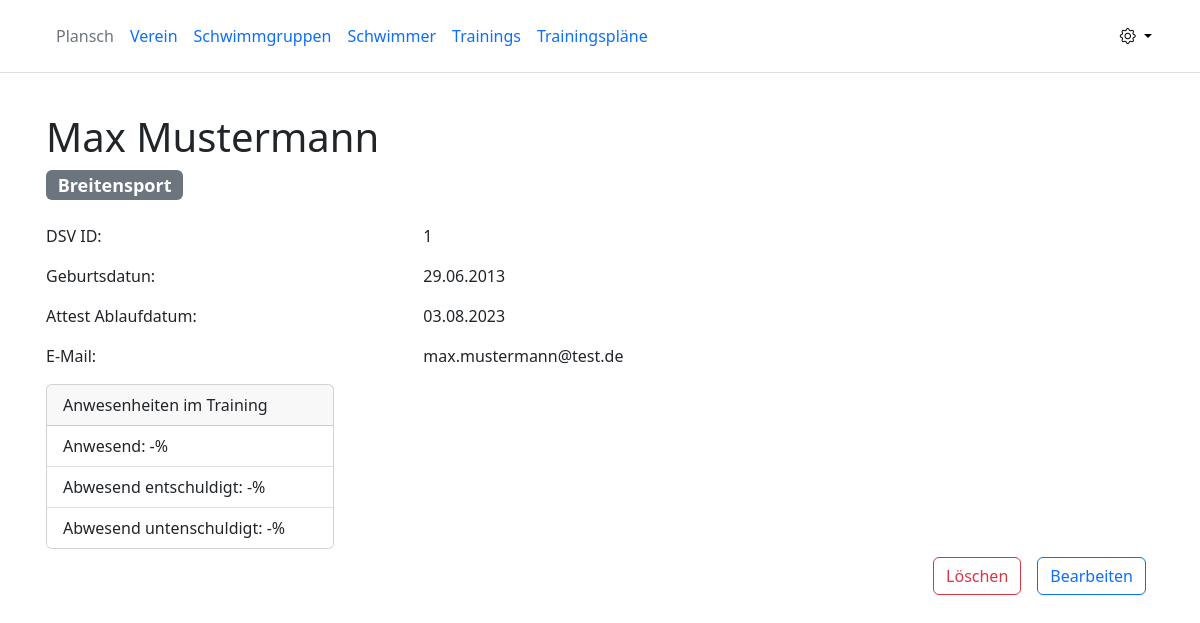
The app's page /swimmer/1/ (signed in) with its own data.
### club/models.py (models this page shows, shortened)
class Swimmer(models.Model):
    dsv_id = models.CharField(max_length=200, unique=True, primary_key=True, verbose_name='DSV-ID')
    first_name = models.CharField(max_length=200, verbose_name='Vorname')
    last_name = models.CharField(max_length=200, verbose_name='Nachname')
    birth_date = models.DateField(verbose_name='Geburtstag')
    attest = models.DateField(blank=True, null=True, verbose_name='Datum Attestausstellung')
    email = models.EmailField(verbose_name='Email')
    group = models.ForeignKey(SwimmGroup, on_delete=models.PROTECT, verbose_name='Schwimmgruppe')

class SwimmGroup(models.Model):
    short_name = models.CharField(max_length=200, unique=True, verbose_name='Kürzel')
    name = models.CharField(max_length=200, verbose_name='Name')
    description = models.CharField(max_length=500, verbose_name='Beschreibung')
    age_group = models.CharField(max_length=200, verbose_name='Altergruppe')
    competition_participation = models.BooleanField(default=False, verbose_name='Wettkampfteilnahme')
    main_trainer = models.ForeignKey(Trainer, on_delete=models.PROTECT, related_name='main_trainer', verbose_name='Haupttrainer')
    trainer = models.ManyToManyField(Trainer, related_name='trainer', blank=True, verbose_name='Zusätzliche Trainer')
    def __str__(self):
        return f'{self.name}'

### club/views.py (the view)
# urls.py: path('swimmer/<str:dsv_id>/', SwimmerDetail.as_view(), name='swimmer-detail'),
class SwimmerDetail(PermissionRequiredMixin, DetailView):
    permission_required = "club.view_swimmer"
    model = Swimmer
    def get_object(self, queryset=None):
        object = Swimmer.objects.get(dsv_id=self.kwargs.get('dsv_id'))
        return object

### club/templatetags/club_tags.py (called while the page is built)
@register.filter(name='present')
def present(swimmer):
    count_a = Attendance.objects.filter(swimmer=swimmer, status='ANWESEND').count()
    count_e = Attendance.objects.filter(swimmer=swimmer, status='ENTSCHULDIGT').count()
    count_u = Attendance.objects.filter(swimmer=swimmer, status='UNENTSCHULDIGT').count()
    count_all = count_a + count_e + count_u
    if count_all == 0:
        return '-'
    return (count_a / count_all) * 100

@register.filter(name='excused')
def excused(swimmer):
    count_a = Attendance.objects.filter(swimmer=swimmer, status='ANWESEND').count()
    count_e = Attendance.objects.filter(swimmer=swimmer, status='ENTSCHULDIGT').count()
    count_u = Attendance.objects.filter(swimmer=swimmer, status='UNENTSCHULDIGT').count()
    count_all = count_a + count_e + count_u
    if count_all == 0:
        return '-'
    return (count_e / count_all) * 100

@register.filter(name='unapologetic')
def unapologetic(swimmer):
    count_a = Attendance.objects.filter(swimmer=swimmer, status='ANWESEND').count()
    count_e = Attendance.objects.filter(swimmer=swimmer, status='ENTSCHULDIGT').count()
    count_u = Attendance.objects.filter(swimmer=swimmer, status='UNENTSCHULDIGT').count()
    count_all = count_a + count_e + count_u
    if count_all == 0:
        return '-'
    return (count_u / count_all) * 100

### club/templates/club/swimmer_detail.html
{% extends "club/base.html" %}
{% load club_tags %}
{% block content %}
    <h1>{{ object.first_name }} {{ object.last_name }}</h1>
    <h4><span class="badge text-bg-secondary">{{ object.group }}</span></h4>
    <div class="container px-0 pt-3">
        <div class="row">
            <div class="col-4">
                <p> DSV ID: </p>
            </div>
            <div class="col-8">
                <p> {{ object.dsv_id }} </p>
            </div>
        </div>
        <div class="row">
            <div class="col-4">
                <p> Geburtsdatun: </p>
            </div>
            <div class="col-8">
                <p> {{ object.birth_date|date:"d.m.Y" }}</p>
            </div>
        </div>
        {% if object.attest != None %}
            <div class="row">
                <div class="col-4">
                    <p> Attest Ablaufdatum: </p>
                </div>
                <div class="col-8">
                    <p> {{ object.attest|date:"d.m.Y" }}</p>
                </div>
            </div>
        {% endif %}
        <div class="row">
            <div class="col-4">
                <p> E-Mail: </p>
            </div>
            <div class="col-8">
                <p> {{ object.email }}</p>
            </div>
        </div>
        <div class="card" style="width: 18rem;">
            <div class="card-header">
                Anwesenheiten im Training
            </div>
            <ul class="list-group list-group-flush">
                <li class="list-group-item">Anwesend: {{ object|present }}%</li>
                <li class="list-group-item">Abwesend entschuldigt: {{ object|excused }}%</li>
                <li class="list-group-item">Abwesend untenschuldigt: {{ object|unapologetic }}%</li>
            </ul>
        </div>
        <div class="d-flex flex-row-reverse">
            {% if perms.club.change_swimmer %}
                <div class="p-2">
                    <button type="button" class="btn btn-outline-primary"
                            onclick="location.href='{% url 'swimmer-update' object.dsv_id %}'">
                        Bearbeiten
                    </button>
                </div>
            {% endif %}
            {% if perms.club.delete_swimmer %}
                <div class="p-2">
                    <button type="button" class="btn btn-outline-danger"
                            onclick="location.href='{% url 'swimmer-delete' object.dsv_id %}'">
                        Löschen
                    </button>
                </div>
            {% endif %}
        </div>
    </div>
{% endblock content %}

### records on screen
Swimmer: first_name "Max", last_name "Mustermann", group "Breitensport", dsv_id "1", birth_date "29.06.2013", attest "03.08.2023", email "max.mustermann@test.de", dsv_id "-"
